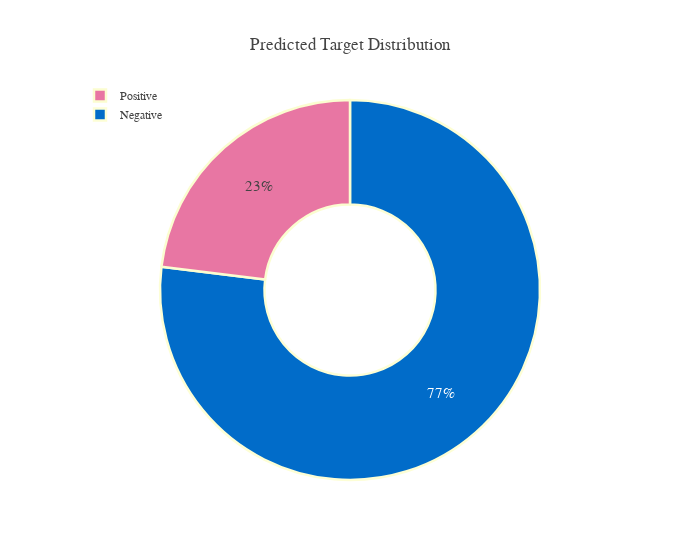

Source (notebook cell):
### Code cell
# test_df = pd.DataFrame({Config.row_id: test[Config.row_id], 'prediction': test_predictions})

df = pd.DataFrame(data={'Target':test_df[Config.target].apply(lambda x: 1 if x>0.25 else 0)})
df = df.Target.value_counts(normalize=True)
df.rename(index={1:'Positive', 0:'Negative'}, inplace=True)

#pal, color=['#016CC9','#DEB078'], ['#8DBAE2','#EDD3B3']
fig=go.Figure()

fig.add_trace(go.Pie(labels=df.index, values=df*100, hole=.45,
                     showlegend=True,sort=False,
                     marker=dict(colors=color_palette['Bin'],line=dict(color=pal,width=2.5)),
                     hovertemplate = "%{label}: %{value:.2f}%<extra></extra>"))

fig.update_layout(template=plotly_template, title='Predicted Target Distribution',
                  legend=dict(traceorder='reversed',y=1.05,x=0),
                  uniformtext_minsize=15, uniformtext_mode='hide',width=700)
fig.show()

### Figure 1 — Plotly figure (JSON) as saved in the notebook; plotly's stock layout.template omitted (floating-point values rounded to 4 significant figures)
{"data": [{"hole": 0.45, "hovertemplate": "%{label}: %{value:.2f}%<extra></extra>", "labels": ["Negative", "Positive"], "marker": {"colors": ["#016CC9", "#E876A3"], "line": {"color": ["#fdfed5", "#fbfdd0", "#f9fdcb", "#f7fcc6", "#f4fbc1", "#f2fabc", "#f0f9b7", "#edf8b2", "#eaf7b1", "#e6f5b2", "#e1f3b2", "#dcf1b2", "#d7efb3", "#d3eeb3", "#ceecb3", "#c9eab4", "#c4e8b4", "#bbe4b5", "#b2e1b6", "#a9ddb7", "#a0dab8", "#97d6b9", "#8ed3ba", "#85cfba", "#7ecdbb", "#76cabc", "#6fc7bd", "#67c4be", "#5fc1c0", "#57bec1", "#50bbc2", "#48b9c3", "#40b5c4", "#3db2c4", "#39adc3", "#34a9c3", "#2fa4c2", "#2b9fc2", "#269bc1", "#2296c1", "#1d91c0", "#1d8dbe", "#1e86bb", "#1f80b8", "#1f7ab5", "#2073b2", "#216daf", "#2166ac", "#2260a9", "#225ca7", "#2356a4", "#2351a2", "#234c9f", "#24479d", "#24419a", "#243c98", "#253795", "#243392", "#21308b", "#1d2e83", "#192b7c", "#162874", "#12256d", "#0e2265", "#0b1f5e"], "width": 2.5}}, "showlegend": true, "sort": false, "type": "pie", "values": [76.96, 23.04]}], "layout": {"legend": {"traceorder": "reversed", "x": 0, "y": 1.05}, "title": {"text": "Predicted Target Distribution"}, "uniformtext": {"minsize": 15, "mode": "hide"}, "width": 700}}
